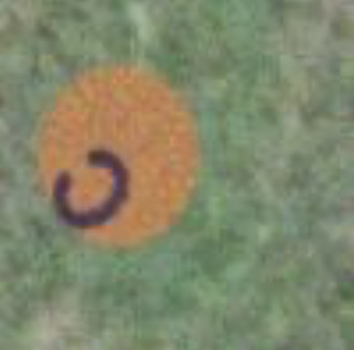
#> input picture UAS Project/Test_C.png, 354 x 350 px
$ python haris_corner_detection.py
#> lines starting #> are read from the running program, lines starting #| are printed output that depends on the picture; after the words box and inside, x2 and y2 are one past the last pixel; in counts of white or black regions, pixels touching at a corner belong together
# Importing the libraries
import cv2
import numpy as np

# Reading the image and converting the image to B/W
image = cv2.imread('Test_C.png')
#> image is the input picture: shape (350, 354, 3); mean B, G, R 106.5, 134.9, 130.1
gray_image = cv2.cvtColor(image, cv2.COLOR_BGR2GRAY)
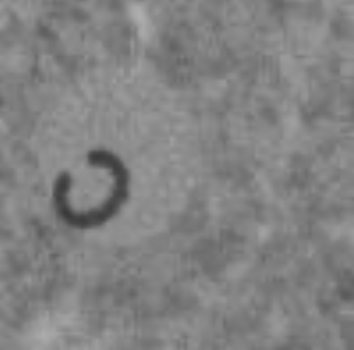
#> gray_image: shape (350, 354); min 57, max 175, mean 130.3
gray_image = np.float32(gray_image)

# Applying the function
dst = cv2.cornerHarris(gray_image, blockSize=2, ksize=3, k=0.04)
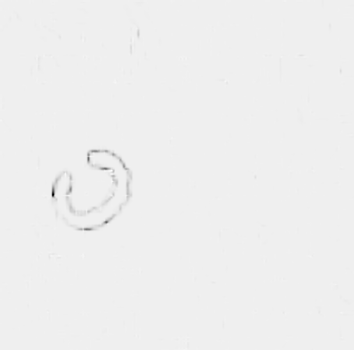
#> dst: shape (350, 354) float32; min -33003.8, max 2090.1, mean -70.7; drawn with min black and max white

# dilate to mark the corners
dst = cv2.dilate(dst, None)
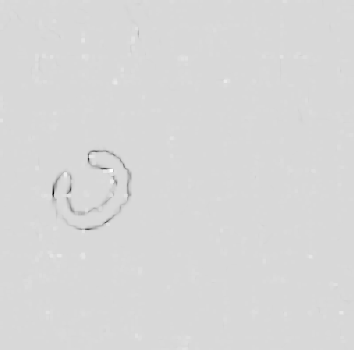
#> dst: shape (350, 354) float32; min -11846.5, max 2090.1, mean -9.4; drawn with min black and max white
image[dst > 0.01 * dst.max()] = [0, 255, 0]
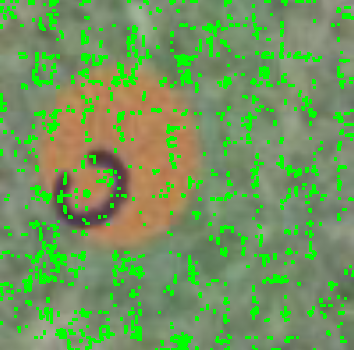
#> image: shape (350, 354, 3); 13.08% of pixels changed, all inside (x1, y1, x2, y2) = (0, 0, 354, 350)

cv2.imshow('haris_corner', image)
cv2.waitKey()
